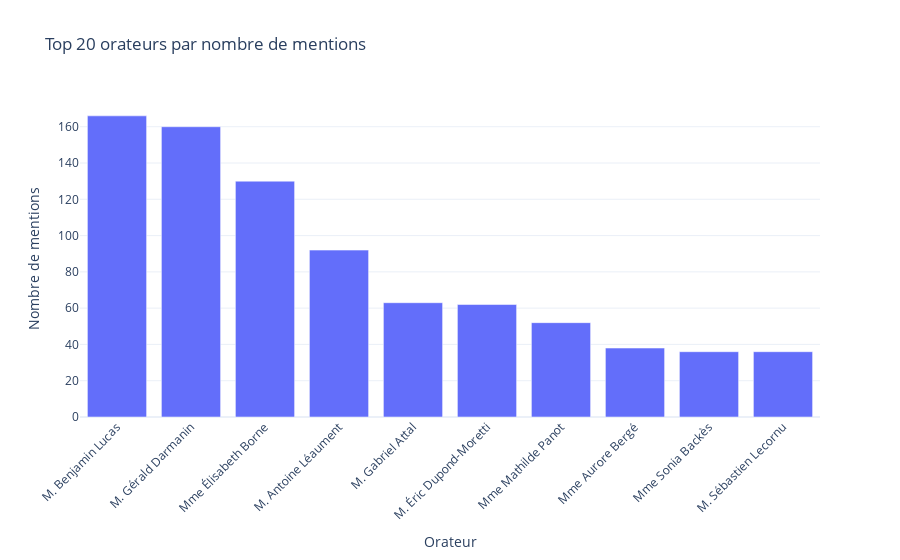

Notebook code for this chart:
### Code cell
import plotly.express as px

fig_top_orateurs = px.bar(
    df["Nom_orateur"].value_counts()[0:10],
    # x=top_counts.index,
    # y=top_counts.values,
    labels={"value": "Nombre de mentions", "Nom_orateur": "Orateur"},
    title="Top 20 orateurs par nombre de mentions",
    template="plotly_white",
)
fig_top_orateurs.update_layout(
    xaxis_tickangle=-45,
    showlegend=False,
)
fig_top_orateurs.show()

### Figure 1 — Plotly figure (JSON) as saved in the notebook; plotly's stock layout.template omitted (floating-point values rounded to 4 significant figures)
{"data": [{"alignmentgroup": "True", "hovertemplate": "variable=count<br>Orateur=%{x}<br>Nombre de mentions=%{y}<extra></extra>", "legendgroup": "count", "marker": {"color": "#636efa", "pattern": {"shape": ""}}, "name": "count", "offsetgroup": "count", "orientation": "v", "showlegend": true, "textposition": "auto", "type": "bar", "x": ["M. Benjamin Lucas", "M. Gérald Darmanin", "Mme Élisabeth Borne", "M. Antoine Léaument", "M. Gabriel Attal", "M. Éric Dupond-Moretti", "Mme Mathilde Panot", "Mme Aurore Bergé", "Mme Sonia Backès", "M. Sébastien Lecornu"], "xaxis": "x", "y": [166, 160, 130, 92, 63, 62, 52, 38, 36, 36], "yaxis": "y"}], "layout": {"barmode": "relative", "legend": {"title": {"text": "variable"}, "tracegroupgap": 0}, "showlegend": false, "title": {"text": "Top 20 orateurs par nombre de mentions"}, "xaxis": {"anchor": "y", "domain": [0, 1], "tickangle": -45, "title": {"text": "Orateur"}}, "yaxis": {"anchor": "x", "domain": [0, 1], "title": {"text": "Nombre de mentions"}}}}
